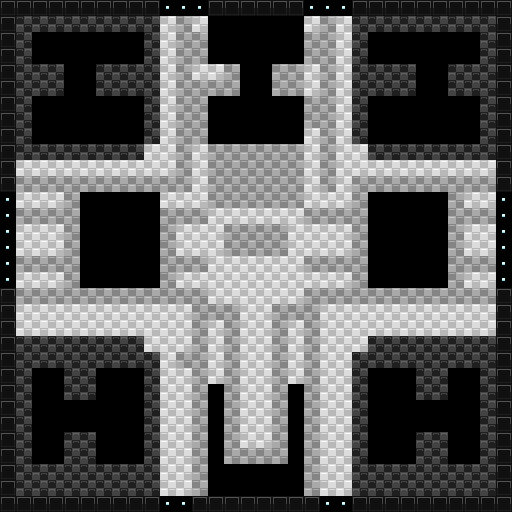

Tiled map render using the project's own tile images. Description and the map definition, with tile-layer contents summarised, below:
An orthogonal 32x32 tile map with 16x16 px tiles, 1 tile layer (floor) and 28 objects (13x light).

<map version="1.0.0" orientation="orthogonal" renderorder="right-down" width="32" height="32" tilewidth="16" tileheight="16" nextobjectid="64">
 <tileset firstgid="1" name="smashtiles" tilewidth="16" tileheight="16" tilecount="24" columns="4">
  <image source="../resources/placeholder/tiles/smashtiles.png" width="64" height="96" />
 </tileset>
 <layer name="floor" width="32" height="32">
  <data>[1024 cells, 756 non-empty, 5 distinct tile ids]</data>
 </layer>
 <objectgroup name="light_occluders">
  <object id="2" x="32" y="464">
   <polyline points="0,0 0,-96 32,-96 32,-64 64,-64 64,-96 112,-96 112,0 64,0 64,-32 32,-32 32,0 0,0" />
  </object>
  <object id="3" x="368" y="464">
   <polyline points="0,0 0,-96 48,-96 48,-64 80,-64 80,-96 112,-96 112,0 80,0 80,-32 48,-32 48,0 0,0" />
  </object>
  <object id="4" x="32" y="32">
   <polyline points="0,0 0,32 32,32 32,64 0,64 0,112 112,112 112,64 64,64 64,32 112,32 112,0 0,0" />
  </object>
  <object id="6" x="80" y="192">
   <polyline points="0,0 0,96 80,96 80,0 0,0" />
  </object>
  <object id="10" x="208" y="64">
   <polyline points="0,0 0,-48 96,-48 96,0 64,0 64,32 96,32 96,80 0,80 0,32 32,32 32,0 0,0" />
  </object>
  <object id="11" x="368" y="64">
   <polyline points="0,0 0,-32 112,-32 112,0 80,0 80,32 112,32 112,80 0,80 0,32 48,32 48,0 0,0" />
  </object>
  <object id="12" x="368" y="288">
   <polyline points="0,0 0,-96 80,-96 80,0 0,0" />
  </object>
  <object id="20" x="208" y="496">
   <polyline points="0,0 0,-112 16,-112 16,-32 80,-32 80,-112 96,-112 96,0 0,0" />
  </object>
  <object id="41" x="0" y="512">
   <polyline points="0,0 0,-512 512,-512 512,0 0,0" />
  </object>
 </objectgroup>
 <objectgroup name="lights" visible="0">
  <object id="28" type="light" x="-96" y="-16" width="208" height="208">
   <properties>
    <property name="casts_shadow" type="bool" value="true" />
    <property name="dynamic" type="bool" value="true" />
    <property name="light_color" type="color" value="#ff5dffc9" />
    <property name="texture" value="" />
   </properties>
   <ellipse />
  </object>
  <object id="29" type="light" x="176" y="144" width="208" height="208">
   <properties>
    <property name="casts_shadow" type="bool" value="true" />
    <property name="dynamic" type="bool" value="true" />
    <property name="light_color" type="color" value="#ffffff7f" />
    <property name="texture" value="" />
   </properties>
   <ellipse />
  </object>
  <object id="30" type="light" x="64" y="-32" width="208" height="208">
   <properties>
    <property name="casts_shadow" type="bool" value="false" />
    <property name="dynamic" type="bool" value="true" />
    <property name="light_color" type="color" value="#ff5dffc9" />
    <property name="light_texture" value="flare" />
   </properties>
   <ellipse />
  </object>
  <object id="31" type="light" x="80" y="336" width="208" height="208">
   <properties>
    <property name="casts_shadow" type="bool" value="true" />
    <property name="dynamic" type="bool" value="true" />
    <property name="light_color" type="color" value="#ff5dffc9" />
    <property name="texture" value="" />
   </properties>
   <ellipse />
  </object>
  <object id="32" type="light" x="128" y="-16" width="656" height="688">
   <properties>
    <property name="casts_shadow" type="bool" value="true" />
    <property name="dynamic" type="bool" value="false" />
    <property name="light_color" type="color" value="#ff00aaff" />
    <property name="light_texture" value="flare" />
   </properties>
   <ellipse />
  </object>
  <object id="33" type="light" x="-16" y="64" width="208" height="208">
   <properties>
    <property name="casts_shadow" type="bool" value="false" />
    <property name="dynamic" type="bool" value="false" />
    <property name="light_color" type="color" value="#ffff55ff" />
    <property name="texture" value="radial" />
   </properties>
   <ellipse />
  </object>
  <object id="34" type="light" x="400" y="-128" width="208" height="208">
   <properties>
    <property name="casts_shadow" type="bool" value="true" />
    <property name="dynamic" type="bool" value="true" />
    <property name="light_color" type="color" value="#ffff0000" />
    <property name="texture" value="" />
   </properties>
   <ellipse />
  </object>
  <object id="35" type="light" x="320" y="240" width="208" height="208">
   <properties>
    <property name="casts_shadow" type="bool" value="true" />
    <property name="dynamic" type="bool" value="true" />
    <property name="light_color" type="color" value="#ffaa00ff" />
    <property name="texture" value="" />
   </properties>
   <ellipse />
  </object>
  <object id="36" type="light" x="368" y="80" width="208" height="208">
   <properties>
    <property name="casts_shadow" type="bool" value="false" />
    <property name="dynamic" type="bool" value="true" />
    <property name="light_color" type="color" value="#ff5dffc9" />
    <property name="texture" value="" />
   </properties>
   <ellipse />
  </object>
  <object id="37" type="light" x="224" y="352" width="208" height="208">
   <properties>
    <property name="casts_shadow" type="bool" value="true" />
    <property name="dynamic" type="bool" value="true" />
    <property name="light_color" type="color" value="#ffaa00ff" />
    <property name="texture" value="" />
   </properties>
   <ellipse />
  </object>
  <object id="38" type="light" x="-128" y="-432" width="656" height="688">
   <properties>
    <property name="casts_shadow" type="bool" value="false" />
    <property name="dynamic" type="bool" value="false" />
    <property name="light_color" type="color" value="#ffffff00" />
    <property name="light_texture" value="radial" />
   </properties>
   <ellipse />
  </object>
  <object id="39" type="light" x="-64" y="208" width="320" height="304">
   <properties>
    <property name="casts_shadow" type="bool" value="false" />
    <property name="dynamic" type="bool" value="false" />
    <property name="light_color" type="color" value="#ff00aaff" />
    <property name="light_texture" value="radial" />
   </properties>
   <ellipse />
  </object>
  <object id="40" type="light" x="-208" y="-48" width="656" height="688">
   <properties>
    <property name="casts_shadow" type="bool" value="true" />
    <property name="dynamic" type="bool" value="false" />
    <property name="light_color" type="color" value="#ffffffff" />
    <property name="light_texture" value="flare" />
   </properties>
   <ellipse />
  </object>
 </objectgroup>
 <objectgroup name="photon_emitters">
  <object id="58" x="160" y="0" width="48" height="16">
   <properties>
    <property name="emission_color" type="color" value="#ff55ffff" />
   </properties>
  </object>
  <object id="59" x="304" y="0" width="48" height="16">
   <properties>
    <property name="emission_color" type="color" value="#ff0055ff" />
   </properties>
  </object>
  <object id="60" x="0" y="192" width="16" height="96">
   <properties>
    <property name="emission_color" type="color" value="#ffff5500" />
   </properties>
  </object>
  <object id="61" x="496" y="192" width="16" height="96">
   <properties>
    <property name="emission_color" type="color" value="#ffffff00" />
   </properties>
  </object>
  <object id="62" x="160" y="496" width="32" height="16">
   <properties>
    <property name="emission_color" type="color" value="#ff55ff00" />
   </properties>
  </object>
  <object id="63" x="320" y="496" width="32" height="16">
   <properties>
    <property name="emission_color" type="color" value="#ffaaff00" />
   </properties>
  </object>
 </objectgroup>
</map>
